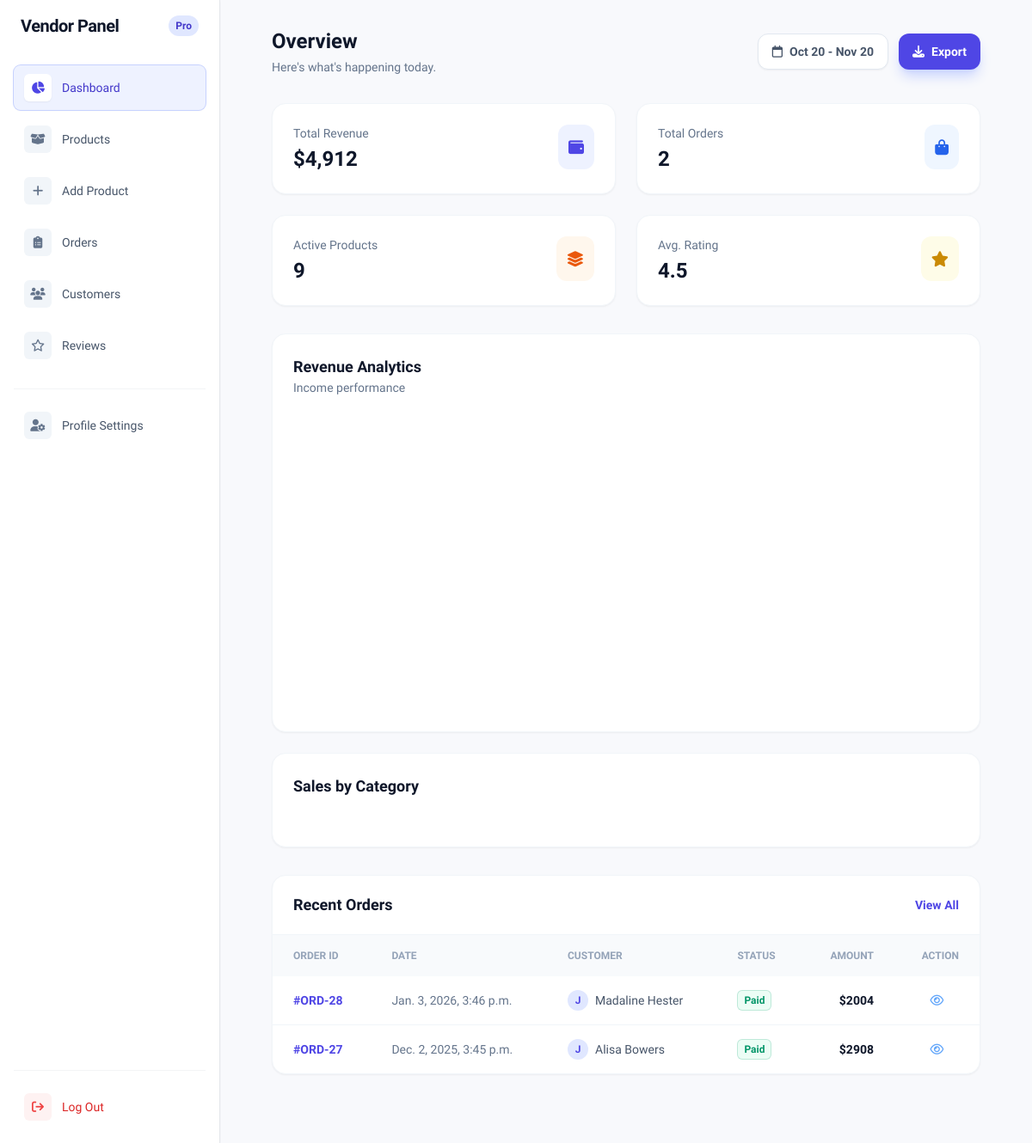
The app's page /vendor/dashboard/ (signed in), older data.
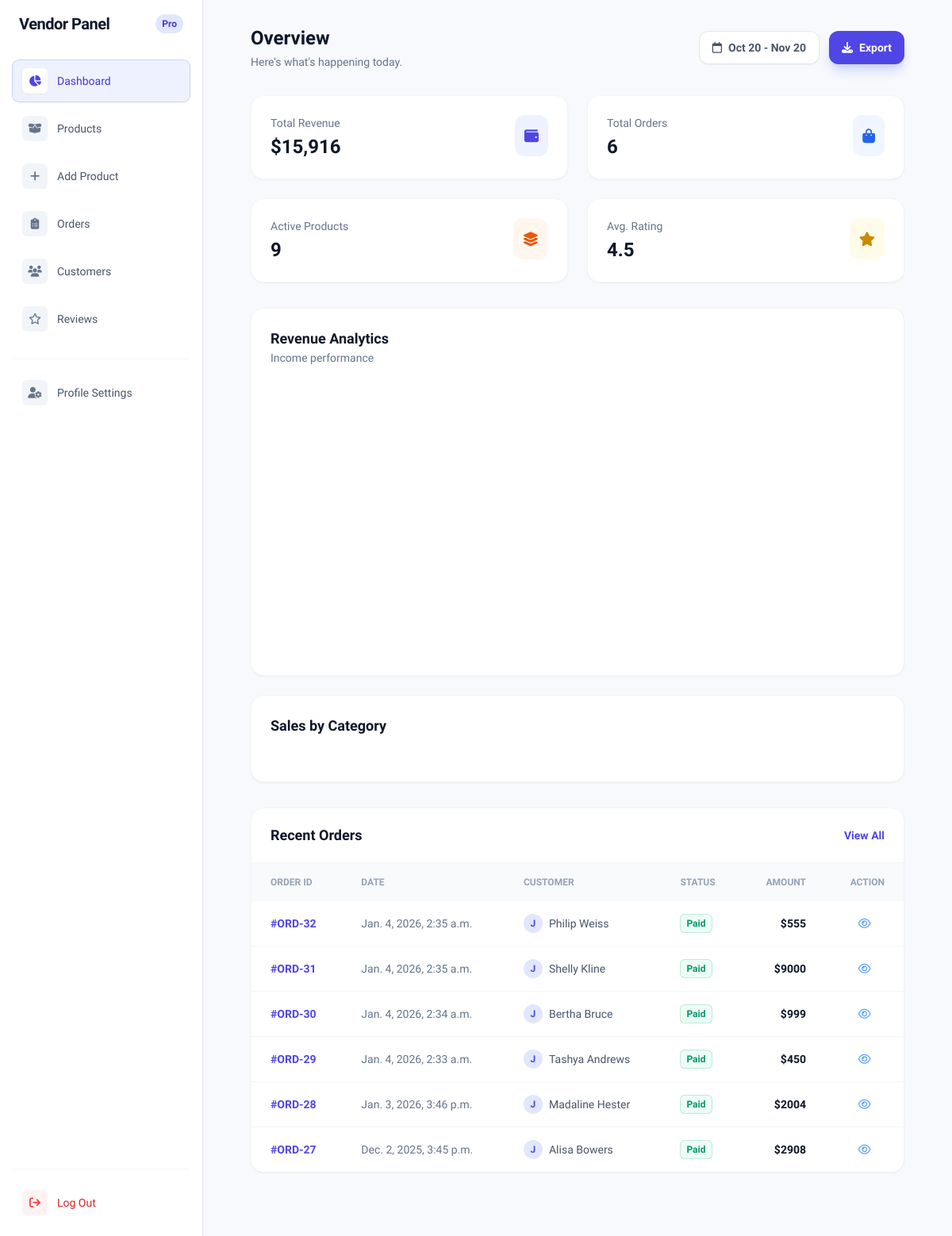
The same page, newer data.
### store/models.py (models this page shows, shortened)
class Order(models.Model):
    STATUS = (
        ("Paid", "Paid"),
        ("Pending", "Pending"),
        ("Failed", "Failed"),
    )
    user = models.ForeignKey(userauth_model.User, on_delete=models.SET_NULL, null=True)
    fullname = models.CharField(max_length=50, null=True, blank=True)
    mobile = models.CharField(max_length=50, null=True, blank=True)
    city = models.CharField(max_length=100, default='Unknown City')
    address = models.CharField(max_length=100, null=True, blank=True)
    state = models.CharField(max_length=100, null=True, blank=True)
    country = models.CharField(max_length=100, null=True, blank=True)
    total = models.DecimalField(default=0, decimal_places=2, max_digits=12, null=True, blank=True)
    payment_status = models.CharField(max_length=50, choices=STATUS, default="Pending")
    date = models.DateTimeField(default=timezone.now, null=True, blank=True)

### vendor/views.py (the view)
# urls.py: path('dashboard/',views.vendor_dashboard, name='vendor_dashboard'),
@login_required
def vendor_dashboard(request):
    user = request.user
    orders_count = OrderItem.objects.filter(product__user=user, order__payment_status='Paid')
    active_products = Product.objects.filter(status='Published', user=user)
    rating_data = Reviews.objects.filter(product__user=user).aggregate(Avg('rating'))
    avg_rating = rating_data['rating__avg']
    avg_rating = round(avg_rating, 1) if avg_rating else 0
    revenue_data = OrderItem.objects.filter(order__payment_status='Paid', product__user=user).aggregate(Sum("sub_total"))
    revenue = revenue_data['sub_total__sum'] or 0
    orders = (
        Order.objects
        .filter(orderitem__product__user=user)
        .annotate(
            vendor_total=Sum(
                "orderitem__sub_total",
                filter=Q(orderitem__product__user=user)
            )
        )
        .order_by('-date')
    )
    monthly_revenue = (
        OrderItem.objects
        .filter(product__user=user, order__payment_status='Paid')
        .annotate(month=TruncMonth('order__date'))
        .values('month')
        .annotate(total_revenue=Sum('sub_total'))
        .order_by('month')
    )
    revenue_dates = []
    revenue_amounts = []
    for item in monthly_revenue:
        revenue_dates.append(item['month'].strftime('%b'))
        revenue_amounts.append(float(item['total_revenue']))
    category_sales = (
        OrderItem.objects
        .filter(product__user=user, order__payment_status='Paid')
        .values('product__category__title')
        .annotate(total_sales=Sum('sub_total'))
        .order_by('-total_sales')
    )
    category_labels = []
    category_data = []
    for item in category_sales:
        category_labels.append(item['product__category__title'])
        category_data.append(float(item['total_sales']))
    context = {
        'orders_count': orders_count,
        'active_products': active_products,
        'avg_rating': avg_rating,
        'revenue': revenue,
        'orders': orders,
        'revenue_dates': json.dumps(revenue_dates),
        'revenue_amounts': json.dumps(revenue_amounts),
        'category_labels': json.dumps(category_labels),
        'category_data': json.dumps(category_data),
    }
    return render(request, 'vendor/dashboard.html', context)

### templates/vendor/dashboard.html (shortened to what this page needs)
<!DOCTYPE html>
<html lang="en">
<head>
    <script src="https://cdn.tailwindcss.com"></script>
    <link href="https://cdnjs.cloudflare.com/ajax/libs/flowbite/2.2.1/flowbite.min.css" rel="stylesheet" />
    <link rel="stylesheet" href="https://cdnjs.cloudflare.com/ajax/libs/font-awesome/6.4.0/css/all.min.css">
</head>
<body class="bg-[#F8F9FC] h-screen flex overflow-hidden font-['Plus_Jakarta_Sans']">
    <aside class="w-64 bg-white border-r border-slate-200 hidden lg:block flex-shrink-0 z-20">
        {% include 'vendor/includes/vendor.sidebar.html' %}
    </aside>
    <main class="flex-1 px-4 lg:px-[5%] 2xl:px-[12%] p-8 pt-[2rem] overflow-y-auto h-full mobile-padding">
        {% load humanize %}
        <header class="flex flex-col min-[769px]:flex-row min-[769px]:items-center justify-between mb-8 gap-4">
            <div class="flex items-center justify-between w-full min-[769px]:w-auto">
                <div>
                    <h1 class="font-bold text-2xl text-slate-900">Overview</h1>
                    <p class="text-slate-500 text-sm mt-1">Here's what's happening today.</p>
                </div>
            </div>
            <div class="flex gap-3 max-[768px]:w-full">
                <button
                    class="flex-1 min-[769px]:flex-none flex items-center justify-center gap-2 bg-white border border-slate-200 text-slate-600 px-4 py-2.5 rounded-xl text-sm font-semibold shadow-sm">
                    <i class="fa-regular fa-calendar"></i>
                    <span class="whitespace-nowrap">Oct 20 - Nov 20</span>
                </button>
                <button
                    class="flex-1 min-[769px]:flex-none flex items-center justify-center gap-2 bg-indigo-600 text-white px-4 py-2.5 rounded-xl text-sm font-semibold shadow-lg shadow-indigo-200">
                    <i class="fa-solid fa-download"></i>
                    <span>Export</span>
                </button>
            </div>
        </header>
        <div class="grid grid-cols-1 md:grid-cols-2 2xl:grid-cols-4 gap-6 mb-8">
            <div class="bg-white p-6 rounded-2xl border border-slate-100 shadow-sm">
                <div class="flex justify-between items-start">
                    <div>
                        <p class="text-sm font-medium text-slate-500 mb-1">Total Revenue</p>
                        <h3 class="text-2xl font-bold text-slate-900">${{revenue|intcomma}}</h3>
                    </div>
                    <div class="p-3 bg-indigo-50 rounded-xl text-indigo-600"><i class="fa-solid fa-wallet text-lg"></i>
                    </div>
                </div>
            </div>
            <div class="bg-white p-6 rounded-2xl border border-slate-100 shadow-sm">
                <div class="flex justify-between items-start">
                    <div>
                        <p class="text-sm font-medium text-slate-500 mb-1">Total Orders</p>
                        <h3 class="text-2xl font-bold text-slate-900">{{orders.count}}</h3>
                    </div>
                    <div class="p-3 bg-blue-50 rounded-xl text-blue-600"><i
                            class="fa-solid fa-bag-shopping text-lg"></i></div>
                </div>
            </div>
            <div class="bg-white p-6 rounded-2xl border border-slate-100 shadow-sm">
                <div class="flex justify-between items-start">
                    <div>
                        <p class="text-sm font-medium text-slate-500 mb-1">Active Products</p>
                        <h3 class="text-2xl font-bold text-slate-900">{{active_products.count}}</h3>
                    </div>
                    <div class="p-3 bg-orange-50 rounded-xl text-orange-600"><i
                            class="fa-solid fa-layer-group text-lg"></i></div>
                </div>
            </div>
            <div class="bg-white p-6 rounded-2xl border border-slate-100 shadow-sm">
                <div class="flex justify-between items-start">
                    <div>
                        <p class="text-sm font-medium text-slate-500 mb-1">Avg. Rating</p>
                        <h3 class="text-2xl font-bold text-slate-900">{{ avg_rating }}</h3>
                    </div>
                    <div class="p-3 bg-yellow-50 rounded-xl text-yellow-600"><i class="fa-solid fa-star text-lg"></i>
                    </div>
                </div>
            </div>
        </div>
        <div class="grid grid-cols-1 2xl:grid-cols-3 gap-6 mb-8">
            <div class="2xl:col-span-2 bg-white p-6 rounded-2xl border border-slate-100 shadow-sm">
                <div class="flex items-center justify-between mb-4">
                    <div>
                        <h3 class="font-bold text-lg text-slate-900">Revenue Analytics</h3>
                        <p class="text-sm text-slate-500">Income performance</p>
                    </div>
                </div>
                <div id="revenueChart" class="w-full h-[300px] md:h-[350px]"></div>
            </div>
            <div class="bg-white p-6 rounded-2xl border border-slate-100 shadow-sm flex flex-col">
                <h3 class="font-bold text-lg text-slate-900 mb-2">Sales by Category</h3>
            </div>
        </div>
        <div class="bg-white rounded-2xl border border-slate-100 shadow-sm overflow-hidden mb-12">
            <div class="px-6 py-5 border-b border-slate-100 flex items-center justify-between">
                <h3 class="font-bold text-lg text-slate-900">Recent Orders</h3>
                <a href="#" class="text-sm font-semibold text-indigo-600">View All</a>
            </div>
            <div class="overflow-x-auto">
                <table class="w-full text-left text-sm text-slate-600 min-w-[600px]">
                    <thead class="bg-slate-50 text-xs uppercase font-bold text-slate-400">
                        <tr>
                            <th class="px-6 py-4">Order ID</th>
                            <th class="px-6 py-4">Date</th>
                            <th class="px-6 py-4">Customer</th>
                            <th class="px-6 py-4">Status</th>
                            <th class="px-6 py-4 text-right">Amount</th>
                            <th class="px-6 py-4 text-right">Action</th>
                        </tr>
                    </thead>
                    <tbody class="divide-y divide-slate-100">
                        {% for order in orders %}
                        <tr class="hover:bg-slate-50 transition-colors group">
                            <td class="px-6 py-4 font-bold text-indigo-600">
                                #ORD-{{order.id}}</td>
                            <td class="px-6 py-4 text-slate-500">{{order.date}}</td>
                            <td class="px-6 py-4">
                                <div class="flex items-center gap-2">
                                    <div
                                        class="h-6 w-6 rounded-full bg-indigo-100 text-indigo-600 flex items-center justify-center text-xs font-bold">
                                        J</div>
                                    <span>{{order.fullname}}</span>
                                </div>
                            </td>
                            <td class="px-6 py-4">
                                <span class="inline-flex items-center rounded-md px-2 py-1 text-xs font-bold ring-1 ring-inset
                                    {% if order.payment_status == 'Paid' %}
                                        bg-emerald-50 text-emerald-600 ring-emerald-600/20
                                    {% elif order.payment_status == 'Pending' %}
                                        bg-yellow-50 text-yellow-700 ring-yellow-600/20
                                    {% elif order.payment_status == 'Failed' %}
                                        bg-red-50 text-red-600 ring-red-600/20
                                    {% else %}
                                        bg-slate-50 text-slate-600 ring-slate-600/20
                                    {% endif %}">
                                    {{ order.payment_status }}
                                </span>
                            </td>
                            <td class="px-6 py-4 font-bold text-slate-900 text-right">${{order.vendor_total}}</td>
                            <td class="px-6 py-4 text-center mr-5 space-x-3">
                                <a href="{% url 'order_detail' order.id %}"
                                    class="text-blue-400 hover:text-blue-500 transition-colors">
                                    <i class="fa-regular fa-eye"></i>
                                </a>
                            </td>
                        </tr>
                        {% endfor %}
                    </tbody>
                </table>
            </div>
        </div>
    </main>
</body>
</html>

Row changes from the older to the newer data that the page shows:
added Order: id "32", date "Jan. 4, 2026, 2:35 a.m.", fullname "Philip Weiss", payment_status "Paid", vendor_total "555"
added Order: id "31", date "Jan. 4, 2026, 2:35 a.m.", fullname "Shelly Kline", payment_status "Paid", vendor_total "9000"
added Order: id "30", date "Jan. 4, 2026, 2:34 a.m.", fullname "Bertha Bruce", payment_status "Paid", vendor_total "999"
added Order: id "29", date "Jan. 4, 2026, 2:33 a.m.", fullname "Tashya Andrews", payment_status "Paid", vendor_total "450"
Text that changed along with them:
{{ revenue|intcomma }}: "4,912" → "15,916"
{{ orders.count }}: "2" → "6"
